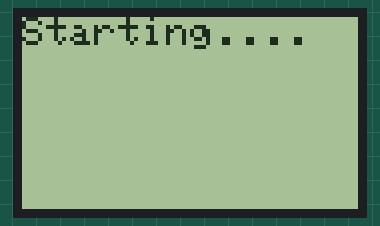
Bench run of a sketch on a simulated Arduino Uno, built for the host (arithmetic inside an expression is 32-bit, double 64-bit). Shown: 84×48 one-colour display. WiFi joins after 1.5 s; servers stay silent unless stated; the display library's start-up logo is not drawn; what the sketch prints to the serial monitor is not drawn.

Above: at 2.06 s.

The sketch:

trans.ino
```cpp
#include <Adafruit_GFX.h>
#include <Adafruit_PCD8544.h>

Adafruit_PCD8544 display = Adafruit_PCD8544(2,3,4,5,6);

/**
 * A Mirf example to test the latency between two Ardunio.
 *
 * Pins:
 * Hardware SPI:
 * MISO -> 12
 * MOSI -> 11
 * SCK -> 13
 *
 * Configurable:
 * CE -> 8
 * CSN -> 7
 *
 * Note: To see best case latency comment out all Serial.println
 * statements not displaying the result and load
 * 'ping_server_interupt' on the server.
 */

#include <SPI.h>
#include <Mirf.h>
#include <nRF24L01.h>
#include <MirfHardwareSpiDriver.h>

#include <SPI.h>         // needed for Arduino versions later than 0018
#include <Ethernet.h>
// MAC address and IP address for this *particular* Ethernet Shield!
// MAC address is printed on the shield
// IP address is an available address you choose on your subnet where the switcher is also present:
byte mac[] = {0x90, 0xA2, 0xDA, 0x00, 0xE8, 0xE9 };		// <= SETUP
IPAddress ip(192, 168, 0, 99);				// <= SETUP
#include <ATEM.h>
ATEM AtemSwitcher(IPAddress(192, 168, 0, 240), 56417);  // <= SETUP (the IP address of the ATEM switcher)
void setup() {
  digitalWrite(1,HIGH);
  display.begin();
  // init done

  // you can change the contrast around to adapt the display
  // for the best viewing!
  display.setContrast(50);
  display.display(); // show splashscreen
  delay(2000);
  display.clearDisplay();   // clears the screen and buffer

  display.setTextSize(1);
  display.setTextColor(BLACK);
  display.setCursor(0,0);
  display.println("Starting....");
  display.display();

  Ethernet.begin(mac,ip);
  Serial.begin(9600);

  // Initialize a connection to the switcher:
  AtemSwitcher.serialOutput(true);
  AtemSwitcher.connect();
  while(AtemSwitcher.isConnectionTimedOut()){
   Serial.println("Could not find AtemSwitcher");
  }
 //nRF
  Mirf.spi = &MirfHardwareSpi;
  Mirf.init();
  Mirf.setRADDR((byte *)"serv1");
  Mirf.payload = sizeof(int);
  Mirf.channel = 0;
  Mirf.config();

  Serial.println("system have done...");
  display.clearDisplay();
  display.println("system have done...");
  display.display();
}
void loop() {
  while(AtemSwitcher.isConnectionTimedOut()){
   Serial.println("Could not find AtemSwitcher");
  }

    // Check for packets, respond to them etc. Keeping the connection alive!
  AtemSwitcher.runLoop();
    // the first digit is ProgramTally ,second digit is PreviewTally
  int tally1 = AtemSwitcher.getProgramTally(8)+(10*AtemSwitcher.getPreviewTally(8))+100;
  int tally2 = AtemSwitcher.getProgramTally(7)+(10*AtemSwitcher.getPreviewTally(7))+100;
  int tally3 = AtemSwitcher.getProgramTally(4)+(10*AtemSwitcher.getPreviewTally(4))+100;


  if(!Mirf.isSending()){
    Mirf.channel = 0;
    Mirf.config();
    Mirf.setTADDR((byte *)"clie1");
    Mirf.send((byte *)&tally1);
    Serial.println("data1 sent.");

    Mirf.channel = 2;
    Mirf.config();
    Mirf.setTADDR((byte *)"clie2");
    Mirf.send((byte *)&tally2);
    Serial.println("data2 sent.");

    Mirf.channel = 4;
    Mirf.config();
    Mirf.setTADDR((byte *)"clie3");
    Mirf.send((byte *)&tally3);
    Serial.println("data3 sent.");

  }
  display.clearDisplay();
  display.print("data1:");
  display.println(tally1);
  display.print("data2:");
  display.println(tally2);
  display.print("data3:");
  display.println(tally3);
  display.display();

  delay(50);

}
```
